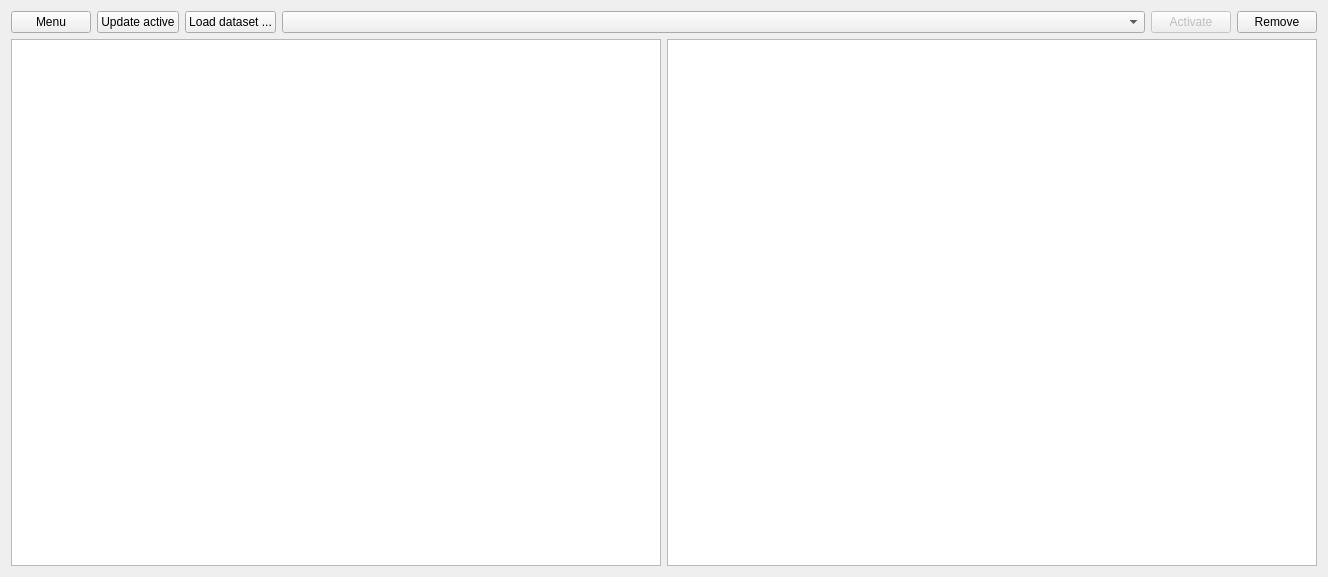
<?xml version="1.0" encoding="UTF-8"?>
<ui version="4.0">
 <class>Form</class>
 <widget class="QWidget" name="Form">
  <property name="geometry">
   <rect>
    <x>0</x>
    <y>0</y>
    <width>1328</width>
    <height>577</height>
   </rect>
  </property>
  <property name="windowTitle">
   <string>Form</string>
  </property>
  <layout class="QVBoxLayout" name="verticalLayout">
   <item>
    <layout class="QHBoxLayout" name="horizontalLayout_3" stretch="0,0,0,1,0,0">
     <item>
      <widget class="QPushButton" name="pushMenu">
       <property name="text">
        <string>Menu</string>
       </property>
      </widget>
     </item>
     <item>
      <widget class="QPushButton" name="pushUpdate">
       <property name="text">
        <string>Update active</string>
       </property>
      </widget>
     </item>
     <item>
      <widget class="QPushButton" name="pushLoad">
       <property name="text">
        <string>Load dataset ...</string>
       </property>
      </widget>
     </item>
     <item>
      <widget class="QComboBox" name="cbLoadedDatasets"/>
     </item>
     <item>
      <widget class="QPushButton" name="pushActivate">
       <property name="enabled">
        <bool>false</bool>
       </property>
       <property name="text">
        <string>Activate</string>
       </property>
      </widget>
     </item>
     <item>
      <widget class="QPushButton" name="pushRemove">
       <property name="text">
        <string>Remove</string>
       </property>
      </widget>
     </item>
    </layout>
   </item>
   <item>
    <layout class="QGridLayout" name="gridLayout" rowstretch="0">
     <item row="0" column="0">
      <widget class="FigureWidget" name="plotMain"/>
     </item>
     <item row="0" column="1">
      <widget class="FigureWidget" name="plotMain_2"/>
     </item>
    </layout>
   </item>
  </layout>
 </widget>
 <customwidgets>
  <customwidget>
   <class>FigureWidget</class>
   <extends>QGraphicsView</extends>
   <header>pqr/pqr</header>
  </customwidget>
 </customwidgets>
 <resources/>
 <connections/>
</ui>
